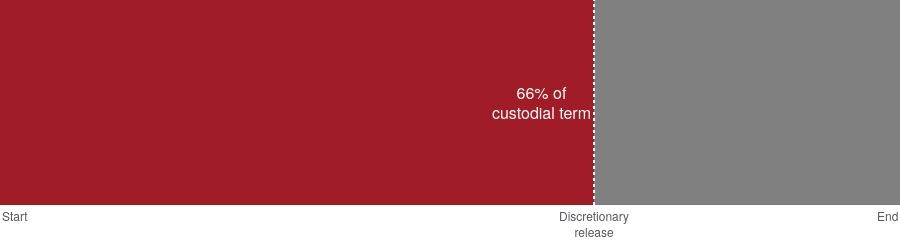

Here is the notebook cell this chart was saved with:
### Code cell
fig = SDS_terrorism.prepare_chart()
fig

### Figure 1 — Plotly figure (JSON) as saved in the notebook; plotly's stock layout.template omitted (floating-point values rounded to 4 significant figures)
{"data": [{"hovertemplate": "Custodial period of sentence<extra></extra>", "marker": {"color": "#A01D28"}, "orientation": "h", "text": "66% of<br>custodial term", "textfont": {"color": "white", "size": 16}, "textposition": "inside", "type": "bar", "width": 7, "x": [66], "y": [1]}, {"hovertemplate": "Part of custodial<br>period spent on<br>licence following<br>discretionary release<extra></extra>", "marker": {"color": "#808080"}, "orientation": "h", "type": "bar", "width": 7, "x": [34], "y": [1]}], "layout": {"annotations": [{"align": "center", "font": {"size": 12}, "showarrow": false, "text": "Start", "x": 0, "xanchor": "left", "xref": "x", "y": 0, "yanchor": "top", "yref": "paper"}, {"align": "center", "font": {"size": 12}, "showarrow": false, "text": "End", "x": 100, "xanchor": "right", "xref": "x", "y": 0, "yanchor": "top", "yref": "paper"}, {"align": "center", "font": {"size": 12}, "showarrow": false, "text": "Discretionary<br>release", "x": 66, "xanchor": "center", "xref": "x", "y": 0, "yanchor": "top", "yref": "paper"}], "barmode": "stack", "height": 115, "hoverlabel": {"font": {"color": "white"}}, "hovermode": "closest", "margin": {"autoexpand": false, "b": 35, "l": 0, "pad": 0, "r": 0, "t": 0}, "shapes": [{"line": {"color": "white", "dash": "dot", "width": 2}, "type": "line", "x0": 66, "x1": 66, "xref": "x", "y0": 0, "y1": 1, "yref": "paper"}], "uniformtext": {"minsize": 16, "mode": "show"}, "xaxis": {"fixedrange": true, "range": [0, 100], "showticklabels": false, "ticks": "", "zeroline": false}, "yaxis": {"showticklabels": false}}}
